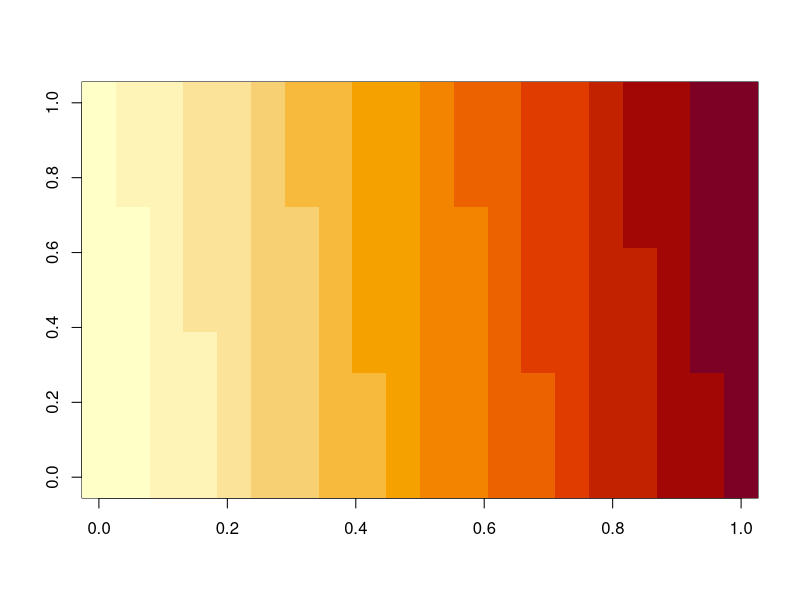
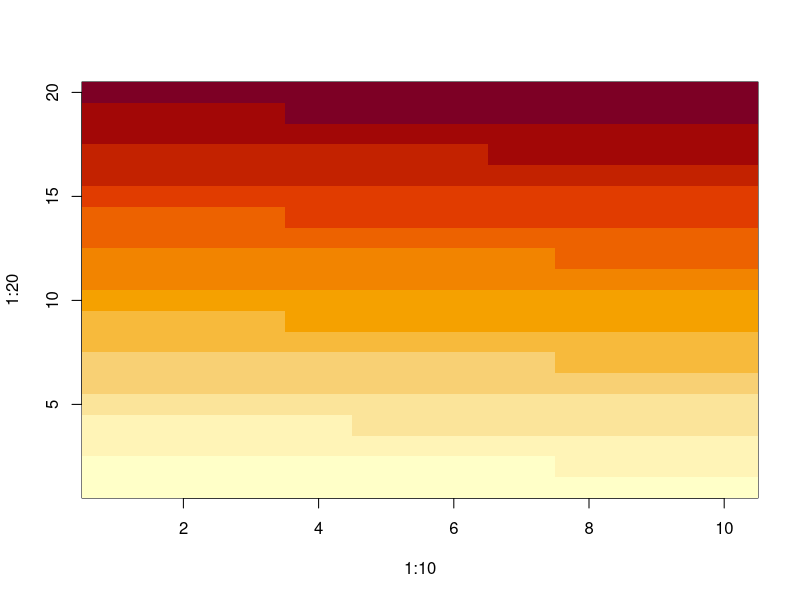
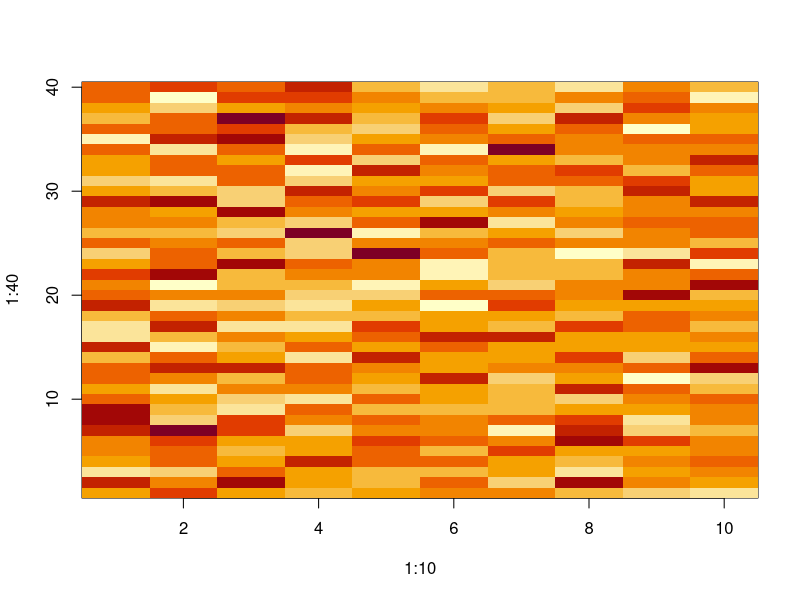
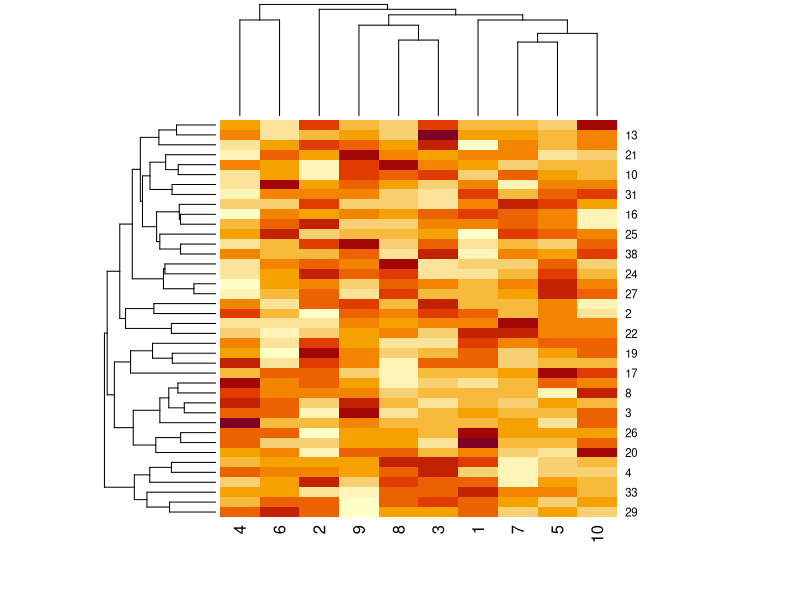
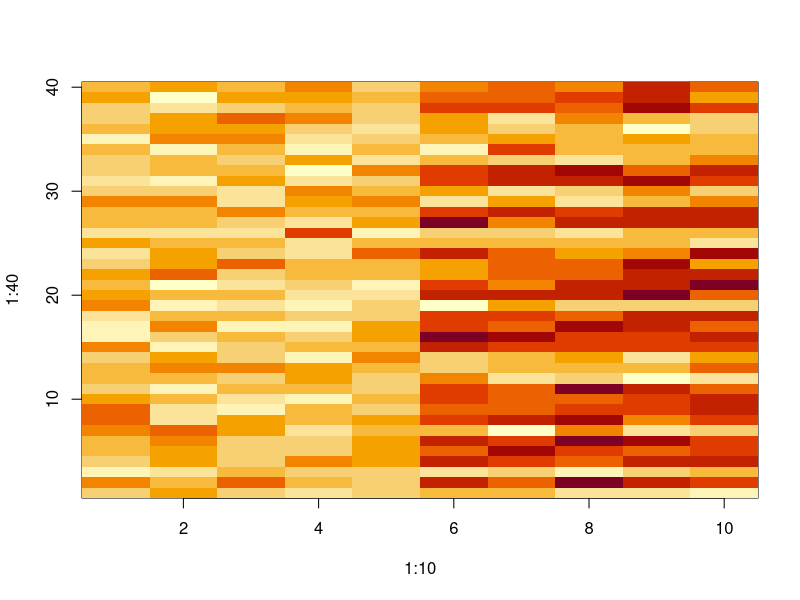
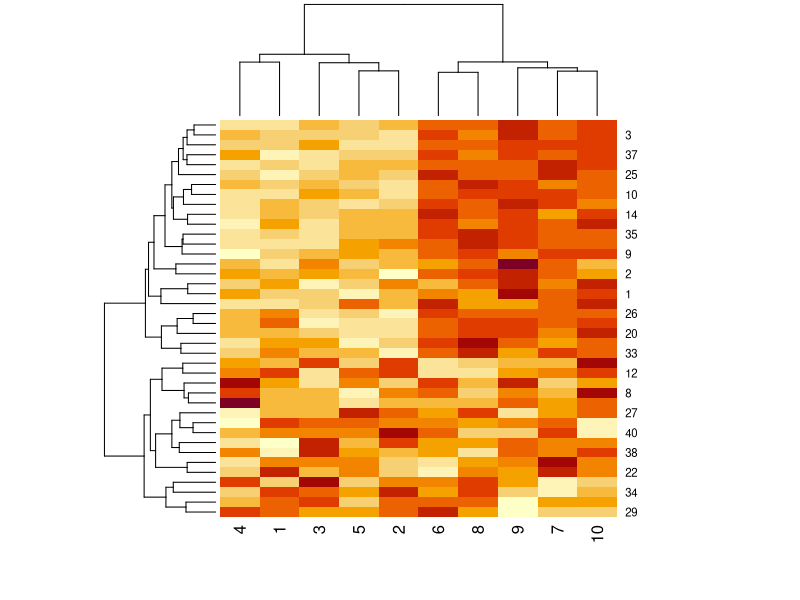
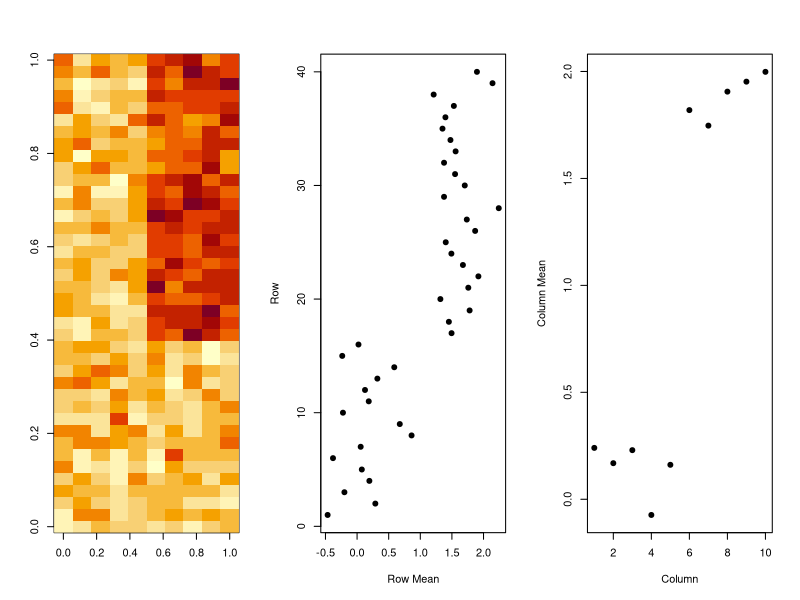
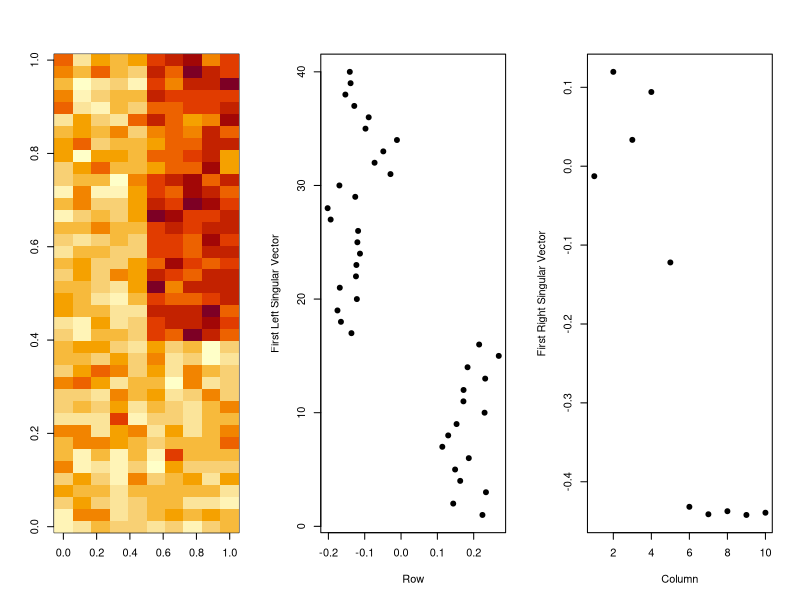

Reproduce these figures in R, in order.
#####    Dimension Reduction    #####
#####################################

### image() Experimentation

test <- matrix(1:200, nrow=10)
test
image(t(test))
image(1:10, 1:20, test)



### Patterns in Rows and Columns

set.seed(12345)
dm <- matrix(rnorm(400), nrow = 40)
dm
image(1:10, 1:40, t(dm) [, nrow(dm):1])

# There is no visible pattern here, which is expected. Similarly the heatmap 
# also shows no pattern. This is simply because there is no pattern in the data.
heatmap(dm)

# Adding a pattern to the data.
set.seed(678910)
for (i in 1:40) {
    # flip a coin
    coin_flip <- rbinom(1, size=1, prob=0.5)
    # if coin is heads add a pattern to that row
    if (coin_flip) {
        dm[i,] <- dm[i,] + rep(c(0,3), each = 5)
    }
}
dm

# Plotting the heatmap again reveals a pattern in which some of the rows have a 
# mean of 3 in the first 5 and a mean of 0 in the last five columns. Because of
# this clear clusters in the columns emerge.
image(1:10, 1:40, t(dm) [, nrow(dm):1])
heatmap(dm)

# In order to visualize these patterns better different plots can be made using
# cluster analysis.
hh <- hclust(dist(dm))
hh$order
dm_ordered <- dm[hh$order,]
dm_ordered
par(mfrow = c(1,3))
image(t(dm_ordered)[, nrow(dm_ordered):1])
plot(rowMeans(dm_ordered), 40:1, , xlab = "Row Mean", ylab = "Row", pch = 19)
plot(colMeans(dm_ordered), xlab = "Column", ylab = "Column Mean", pch = 19)


### Related Problems

# In highly multivariate data sets there can be thousands or more variables.
# There often is at least some correlation between these variables. 
#
# One challenge is to define a new set of variables that are uncorrelated and 
# explain as much variance as possible. This is a statistical problem that can
# be solved via singular value decomposition.
#
# A second challenge is creating another matrix with fewer variables (lower 
# rank) that still explains the original data. This is a data compression 
# problem that can be solved via principle component analysis.


### Singular Value Decomposition

# If X is a matrix with each variable in a column and each observation in a row
# then the SVD is a matrix decomposition or matrix factorization. Factorization
# means decomposing and object into a product of simpler objects. E.g. 15 = 3*5
# or x^2 - 4 = (x-2) * (x + 2).
#
# X = UD(V^T) in which:
# U: Columns are orthogonal (left singular vectors)
# V: Columns are orthogonal (right singular vectors)
# D: Diagonal matrix (singular values). A diagonal matrix is one that only has
#    values on its diagonal.

# Plotting the first left singular vector of the svd visualizes the pattern in 
# the row means. Also the plot of the first right singular vectors visualizes
# the pattern in the column means.
dm_ordered
svd1 <- svd(scale(dm_ordered))
scale(dm_ordered)
svd1
par(mfrow = c(1,3))
image(t(dm_ordered) [, nrow(dm_ordered):1])
plot(svd1$u[,1], 40:1, xlab = "Row", ylab = "First Left Singular Vector", pch=19)
plot(svd1$v[,1], xlab = "Column", ylab = "First Right Singular Vector", pch = 19)

# The SVD can also show how much variance is explained by which dimension.
par(mfrow = c(1,2))
# This is the absolute value in the D matrix. It is hard to interpret because of 
# the scale on the y axis.
plot(svd1$d, xlab = "column", ylab = "Singular Value", pch = 19)
# This plot turns the values into a percent (of total variance).
plot(svd1$d^2/sum(svd1$d^2), xlab = "Column", ylab = "Proportion of Variance 
     Explained", pch = 19)

##############################
# Skipping the rest of the SVD and PCA topic. Notes and explanations are not
# explaining it properly and can't find any easy access sources.
#
# Topic seems important for machine learning, so I might have to revisit this.
# Especially for pattern recognition it seems important.

# Alternative/related approaches are:
# Factor Analysis
# Independent Component Analysis
# Latent Semantic Analysis

# The book Elements of statistical learning and the statlearn course on Stanford
# Online go deeper on this topic.